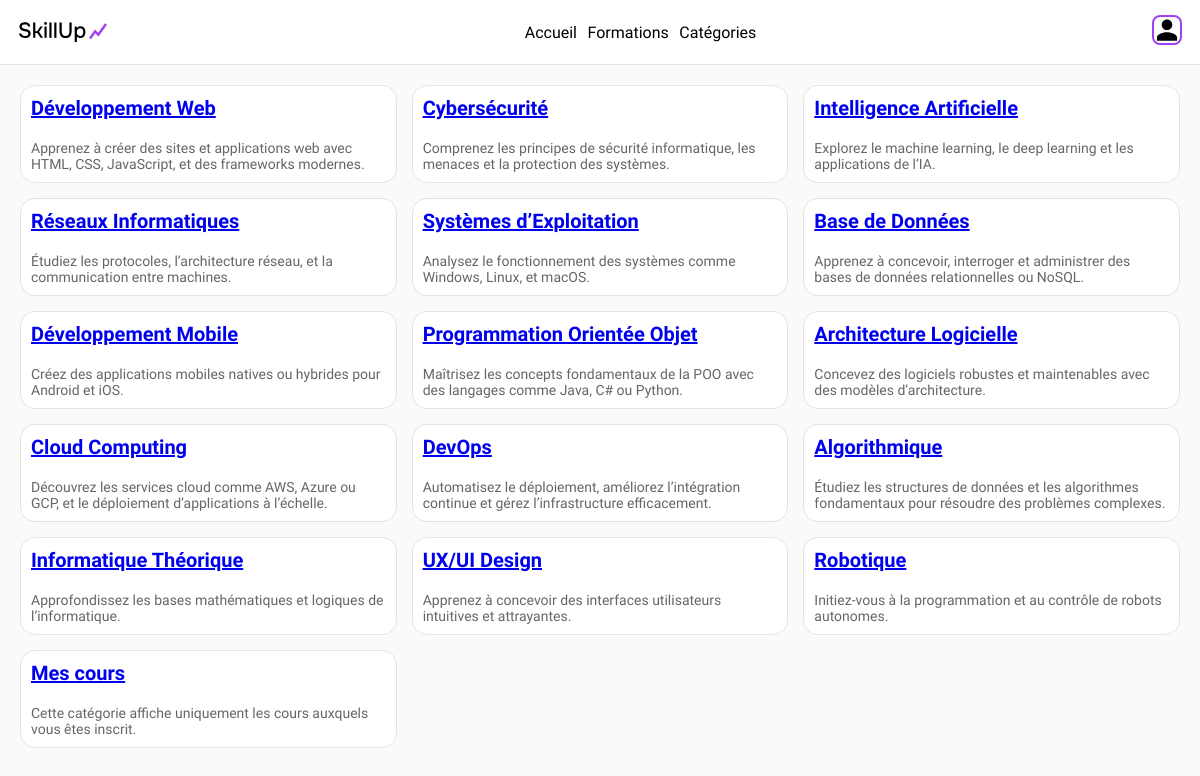
Page /pages/categories.php on the committed database.
### tables this page shows
CREATE TABLE IF NOT EXISTS `Categories` (
  `id` int NOT NULL,
  `nom` varchar(50) DEFAULT NULL,
  `description` text,
  `date_creation` datetime DEFAULT CURRENT_TIMESTAMP
);

### pages/categories.php (the view, shortened to what this page needs)
<?php
$db =  connectDB();
$query = "SELECT * FROM categories";
$stmt = $db->prepare($query);
$stmt->execute();
$categories = $stmt->fetchAll(PDO::FETCH_ASSOC);
?>
<!DOCTYPE html>
<html lang="fr">
    <head>
        <link rel="stylesheet" type="text/css" href="../<?php echo CSS_PATH; ?>/categories.css">
    </head>
    <body>
        <nav>
            <div class="logo">
            </div>
            <ul>
                <li><a href="../">Accueil</a></li>
                <li><a href="formations.php">Formations</a></li>
                <li><a href="categories.php">Catégories</a></li>
            </ul>
            <div class="profil">
                <a href="connection.php">
                    <svg class="profil-light" xmlns="http://www.w3.org/2000/svg" width="64" height="64" fill="#000000" viewBox="0 0 24 24">
                        <path d="M12 12c2.7 0 4.9-2.2 4.9-4.9S14.7 2.2 12 2.2 7.1 4.4 7.1 7.1 9.3 12 12 12zm0 2c-3.1 0-9.3 1.6-9.3 4.8V22h18.6v-3.2C21.3 15.6 15.1 14 12 14z"/>
                    </svg>
                </a>
            </div>
        </nav>
        <main>
            <section class="grid-container">
                <?php foreach ($categories as $categorie): ?>
                    <div class="category">
                        <a href="../pages/formations.php?categorie=<?php echo htmlspecialchars($categorie['id']); ?>">
                            <h2><?php echo htmlspecialchars($categorie['nom']); ?></h2>
                        </a>
                        <p><?php echo htmlspecialchars($categorie['description']); ?></p>
                    </div>
                <?php endforeach; ?>
            </section>
        </main>
    </body>
</html>

### assets/css/categories.css (style rules this page uses)
body { background-color: var(--bg); color: var(--color); width:100vw; height: 100%; display: flex; flex-direction: column; }
nav { width: 100%; height: 65px; display: flex; justify-content: space-between; align-items: center; padding: 0px 12px; background-color: var(--alt-bg); border-bottom: solid 1px var(--border); }
nav ul { display: flex; list-style: none; align-items: center; gap: 5%; }
nav a { text-decoration: none; color: var(--color); }
.logo { display: inline-flex; justify-items: left; margin: 7px; }
.logo-light { display: inline; }
.profil { display: inline-flex; justify-items: left; padding: 6px; }
.profil-light, .profil-dark { width: 30px; height: 30px; border: 2px solid #A042F0; border-radius: var(--radius); }
.profil-light { display: inline; }
.grid-container { display: grid; grid-template-columns: repeat(3, 1fr); gap: 15px; padding: 20px; justify-content: center; }
.category { position: relative; background-color: var(--alt-bg); border-radius: 15px; overflow: hidden; display: flex; flex-direction: column; cursor: pointer; border: solid 1px var(--border); }
.category h2 { font-size: 20px; margin: 10px; }
.category p { font-size: 14px; color: var(--alt-color); margin: 10px; }

### assets/css/assets.css (style rules this page uses)
:root { --bg: #FAFAFA; --alt-bg: #fff; --color: #000; --alt-color: #666; --border: #E3E3E3; --skillup-pink: #A042F0; --skillup-alt-pink: #EDE3FF; --radius: 8px; }
* { margin: 0; padding: 0; box-sizing: border-box; font-family: "Onest", sans-serif; font-optical-sizing: auto; -webkit-tap-highlight-color: transparent; -webkit-touch-callout: none; transition: background-color 300ms ease, background-image 125ms ease, color 125ms ease, border-color 300ms ease; }
html, body { overflow-x: hidden; scroll-behavior: smooth; -webkit-overflow-scrolling: touch; }

### rows in the picture
categories: nom "Développement Web", description "Apprenez à créer des sites et applications web avec HTML, CSS, JavaScript, et des frameworks modernes."
categories: nom "Cybersécurité", description "Comprenez les principes de sécurité informatique, les menaces et la protection des systèmes."
categories: nom "Intelligence Artificielle", description "Explorez le machine learning, le deep learning et les applications de l’IA."
categories: nom "Réseaux Informatiques", description "Étudiez les protocoles, l’architecture réseau, et la communication entre machines."
categories: nom "Systèmes d’Exploitation", description "Analysez le fonctionnement des systèmes comme Windows, Linux, et macOS."
categories: nom "Base de Données", description "Apprenez à concevoir, interroger et administrer des bases de données relationnelles ou NoSQL."
categories: nom "Développement Mobile", description "Créez des applications mobiles natives ou hybrides pour Android et iOS."
categories: nom "Programmation Orientée Objet", description "Maîtrisez les concepts fondamentaux de la POO avec des langages comme Java, C# ou Python."
categories: nom "Architecture Logicielle", description "Concevez des logiciels robustes et maintenables avec des modèles d’architecture."
categories: nom "Cloud Computing", description "Découvrez les services cloud comme AWS, Azure ou GCP, et le déploiement d’applications à l’échelle."
categories: nom "DevOps", description "Automatisez le déploiement, améliorez l’intégration continue et gérez l’infrastructure efficacement."
categories: nom "Algorithmique", description "Étudiez les structures de données et les algorithmes fondamentaux pour résoudre des problèmes complexes."
categories: nom "Informatique Théorique", description "Approfondissez les bases mathématiques et logiques de l’informatique."
categories: nom "UX/UI Design", description "Apprenez à concevoir des interfaces utilisateurs intuitives et attrayantes."
categories: nom "Robotique", description "Initiez-vous à la programmation et au contrôle de robots autonomes."
categories: nom "Mes cours", description "Cette catégorie affiche uniquement les cours auxquels vous êtes inscrit."
